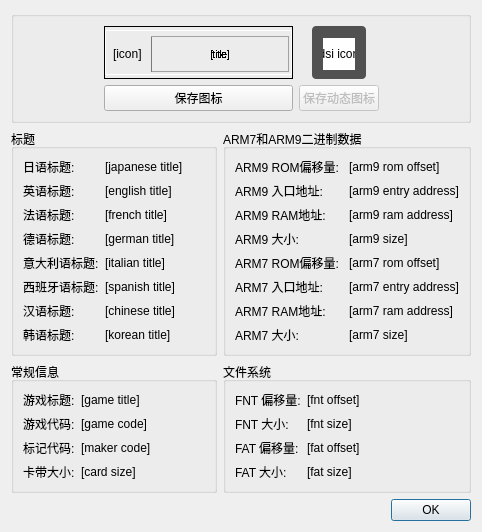
<?xml version="1.0" encoding="UTF-8"?>
<ui version="4.0">
 <class>ROMInfoDialog</class>
 <widget class="QDialog" name="ROMInfoDialog">
  <property name="geometry">
   <rect>
    <x>0</x>
    <y>0</y>
    <width>482</width>
    <height>516</height>
   </rect>
  </property>
  <property name="sizePolicy">
   <sizepolicy hsizetype="Fixed" vsizetype="Fixed">
    <horstretch>0</horstretch>
    <verstretch>0</verstretch>
   </sizepolicy>
  </property>
  <property name="windowTitle">
   <string>ROM信息 - melonDS</string>
  </property>
  <layout class="QGridLayout" name="gridLayout">
   <item row="2" column="0">
    <widget class="QGroupBox" name="titles">
     <property name="title">
      <string>标题</string>
     </property>
     <layout class="QFormLayout" name="formLayout">
      <item row="0" column="0">
       <widget class="QLabel" name="label_2">
        <property name="font">
         <font>
          <underline>false</underline>
         </font>
        </property>
        <property name="text">
         <string>日语标题:</string>
        </property>
       </widget>
      </item>
      <item row="0" column="1">
       <widget class="QLabel" name="japaneseTitle">
        <property name="text">
         <string>[japanese title]</string>
        </property>
       </widget>
      </item>
      <item row="1" column="0">
       <widget class="QLabel" name="label_3">
        <property name="font">
         <font>
          <underline>false</underline>
         </font>
        </property>
        <property name="text">
         <string>英语标题:</string>
        </property>
       </widget>
      </item>
      <item row="1" column="1">
       <widget class="QLabel" name="englishTitle">
        <property name="text">
         <string>[english title]</string>
        </property>
       </widget>
      </item>
      <item row="2" column="0">
       <widget class="QLabel" name="label_4">
        <property name="font">
         <font>
          <underline>false</underline>
         </font>
        </property>
        <property name="text">
         <string>法语标题:</string>
        </property>
       </widget>
      </item>
      <item row="2" column="1">
       <widget class="QLabel" name="frenchTitle">
        <property name="text">
         <string>[french title]</string>
        </property>
       </widget>
      </item>
      <item row="3" column="0">
       <widget class="QLabel" name="label_5">
        <property name="font">
         <font>
          <underline>false</underline>
         </font>
        </property>
        <property name="text">
         <string>德语标题:</string>
        </property>
       </widget>
      </item>
      <item row="3" column="1">
       <widget class="QLabel" name="germanTitle">
        <property name="text">
         <string>[german title]</string>
        </property>
       </widget>
      </item>
      <item row="4" column="0">
       <widget class="QLabel" name="label_6">
        <property name="font">
         <font>
          <underline>false</underline>
         </font>
        </property>
        <property name="text">
         <string>意大利语标题:</string>
        </property>
       </widget>
      </item>
      <item row="4" column="1">
       <widget class="QLabel" name="italianTitle">
        <property name="text">
         <string>[italian title]</string>
        </property>
       </widget>
      </item>
      <item row="5" column="0">
       <widget class="QLabel" name="label_7">
        <property name="font">
         <font>
          <underline>false</underline>
         </font>
        </property>
        <property name="text">
         <string>西班牙语标题:</string>
        </property>
       </widget>
      </item>
      <item row="5" column="1">
       <widget class="QLabel" name="spanishTitle">
        <property name="text">
         <string>[spanish title]</string>
        </property>
       </widget>
      </item>
      <item row="6" column="0">
       <widget class="QLabel" name="label_25">
        <property name="font">
         <font>
          <underline>false</underline>
         </font>
        </property>
        <property name="text">
         <string>汉语标题:</string>
        </property>
       </widget>
      </item>
      <item row="6" column="1">
       <widget class="QLabel" name="chineseTitle">
        <property name="text">
         <string>[chinese title]</string>
        </property>
       </widget>
      </item>
      <item row="7" column="0">
       <widget class="QLabel" name="label_23">
        <property name="font">
         <font>
          <underline>false</underline>
         </font>
        </property>
        <property name="text">
         <string>韩语标题:</string>
        </property>
       </widget>
      </item>
      <item row="7" column="1">
       <widget class="QLabel" name="koreanTitle">
        <property name="text">
         <string>[korean title]</string>
        </property>
       </widget>
      </item>
     </layout>
    </widget>
   </item>
   <item row="2" column="1">
    <widget class="QGroupBox" name="arm9AndArm7Binaries">
     <property name="title">
      <string>ARM7和ARM9二进制数据</string>
     </property>
     <layout class="QFormLayout" name="formLayout_2">
      <item row="0" column="0">
       <widget class="QLabel" name="label_11">
        <property name="font">
         <font>
          <underline>false</underline>
         </font>
        </property>
        <property name="text">
         <string>ARM9 ROM偏移量: </string>
        </property>
       </widget>
      </item>
      <item row="0" column="1">
       <widget class="QLabel" name="arm9RomOffset">
        <property name="text">
         <string>[arm9 rom offset]</string>
        </property>
       </widget>
      </item>
      <item row="1" column="0">
       <widget class="QLabel" name="label_12">
        <property name="font">
         <font>
          <underline>false</underline>
         </font>
        </property>
        <property name="text">
         <string>ARM9 入口地址:</string>
        </property>
       </widget>
      </item>
      <item row="1" column="1">
       <widget class="QLabel" name="arm9EntryAddress">
        <property name="text">
         <string>[arm9 entry address]</string>
        </property>
       </widget>
      </item>
      <item row="2" column="0">
       <widget class="QLabel" name="label_14">
        <property name="font">
         <font>
          <underline>false</underline>
         </font>
        </property>
        <property name="text">
         <string>ARM9 RAM地址:</string>
        </property>
       </widget>
      </item>
      <item row="2" column="1">
       <widget class="QLabel" name="arm9RamAddress">
        <property name="text">
         <string>[arm9 ram address]</string>
        </property>
       </widget>
      </item>
      <item row="3" column="0">
       <widget class="QLabel" name="label_16">
        <property name="font">
         <font>
          <underline>false</underline>
         </font>
        </property>
        <property name="text">
         <string>ARM9 大小:</string>
        </property>
       </widget>
      </item>
      <item row="3" column="1">
       <widget class="QLabel" name="arm9Size">
        <property name="text">
         <string>[arm9 size]</string>
        </property>
       </widget>
      </item>
      <item row="4" column="0">
       <widget class="QLabel" name="label_15">
        <property name="font">
         <font>
          <underline>false</underline>
         </font>
        </property>
        <property name="text">
         <string>ARM7 ROM偏移量: </string>
        </property>
       </widget>
      </item>
      <item row="4" column="1">
       <widget class="QLabel" name="arm7RomOffset">
        <property name="text">
         <string>[arm7 rom offset]</string>
        </property>
       </widget>
      </item>
      <item row="5" column="0">
       <widget class="QLabel" name="label_13">
        <property name="font">
         <font>
          <underline>false</underline>
         </font>
        </property>
        <property name="text">
         <string>ARM7 入口地址:</string>
        </property>
       </widget>
      </item>
      <item row="5" column="1">
       <widget class="QLabel" name="arm7EntryAddress">
        <property name="text">
         <string>[arm7 entry address]</string>
        </property>
       </widget>
      </item>
      <item row="6" column="0">
       <widget class="QLabel" name="label_18">
        <property name="font">
         <font>
          <underline>false</underline>
         </font>
        </property>
        <property name="text">
         <string>ARM7 RAM地址:</string>
        </property>
       </widget>
      </item>
      <item row="6" column="1">
       <widget class="QLabel" name="arm7RamAddress">
        <property name="text">
         <string>[arm7 ram address]</string>
        </property>
       </widget>
      </item>
      <item row="7" column="0">
       <widget class="QLabel" name="label_17">
        <property name="font">
         <font>
          <underline>false</underline>
         </font>
        </property>
        <property name="text">
         <string>ARM7 大小:</string>
        </property>
       </widget>
      </item>
      <item row="7" column="1">
       <widget class="QLabel" name="arm7Size">
        <property name="text">
         <string>[arm7 size]</string>
        </property>
       </widget>
      </item>
     </layout>
    </widget>
   </item>
   <item row="3" column="1">
    <widget class="QGroupBox" name="filesystem">
     <property name="title">
      <string>文件系统</string>
     </property>
     <layout class="QFormLayout" name="formLayout_4">
      <item row="0" column="0">
       <widget class="QLabel" name="label_19">
        <property name="font">
         <font>
          <underline>false</underline>
         </font>
        </property>
        <property name="text">
         <string>FNT 偏移量:</string>
        </property>
       </widget>
      </item>
      <item row="0" column="1">
       <widget class="QLabel" name="fntOffset">
        <property name="text">
         <string>[fnt offset]</string>
        </property>
       </widget>
      </item>
      <item row="1" column="0">
       <widget class="QLabel" name="label_20">
        <property name="font">
         <font>
          <underline>false</underline>
         </font>
        </property>
        <property name="text">
         <string>FNT 大小:</string>
        </property>
       </widget>
      </item>
      <item row="1" column="1">
       <widget class="QLabel" name="fntSize">
        <property name="text">
         <string>[fnt size]</string>
        </property>
       </widget>
      </item>
      <item row="2" column="0">
       <widget class="QLabel" name="label_21">
        <property name="font">
         <font>
          <underline>false</underline>
         </font>
        </property>
        <property name="text">
         <string>FAT 偏移量:</string>
        </property>
       </widget>
      </item>
      <item row="2" column="1">
       <widget class="QLabel" name="fatOffset">
        <property name="text">
         <string>[fat offset]</string>
        </property>
       </widget>
      </item>
      <item row="3" column="0">
       <widget class="QLabel" name="label_22">
        <property name="font">
         <font>
          <underline>false</underline>
         </font>
        </property>
        <property name="text">
         <string>FAT 大小:</string>
        </property>
       </widget>
      </item>
      <item row="3" column="1">
       <widget class="QLabel" name="fatSize">
        <property name="text">
         <string>[fat size]</string>
        </property>
       </widget>
      </item>
     </layout>
    </widget>
   </item>
   <item row="3" column="0">
    <widget class="QGroupBox" name="generalInfo">
     <property name="title">
      <string>常规信息</string>
     </property>
     <layout class="QFormLayout" name="formLayout_3">
      <item row="0" column="0">
       <widget class="QLabel" name="label">
        <property name="font">
         <font>
          <underline>false</underline>
         </font>
        </property>
        <property name="text">
         <string>游戏标题:</string>
        </property>
       </widget>
      </item>
      <item row="0" column="1">
       <widget class="QLabel" name="gameTitle">
        <property name="text">
         <string>[game title]</string>
        </property>
       </widget>
      </item>
      <item row="1" column="0">
       <widget class="QLabel" name="label_8">
        <property name="font">
         <font>
          <underline>false</underline>
         </font>
        </property>
        <property name="text">
         <string>游戏代码:</string>
        </property>
       </widget>
      </item>
      <item row="1" column="1">
       <widget class="QLabel" name="gameCode">
        <property name="text">
         <string>[game code]</string>
        </property>
       </widget>
      </item>
      <item row="2" column="0">
       <widget class="QLabel" name="label_9">
        <property name="font">
         <font>
          <underline>false</underline>
         </font>
        </property>
        <property name="text">
         <string>标记代码:</string>
        </property>
       </widget>
      </item>
      <item row="2" column="1">
       <widget class="QLabel" name="makerCode">
        <property name="text">
         <string>[maker code]</string>
        </property>
       </widget>
      </item>
      <item row="3" column="0">
       <widget class="QLabel" name="label_10">
        <property name="font">
         <font>
          <underline>false</underline>
         </font>
        </property>
        <property name="text">
         <string>卡带大小:</string>
        </property>
       </widget>
      </item>
      <item row="3" column="1">
       <widget class="QLabel" name="cardSize">
        <property name="text">
         <string>[card size]</string>
        </property>
       </widget>
      </item>
     </layout>
    </widget>
   </item>
   <item row="4" column="0" colspan="2">
    <widget class="QDialogButtonBox" name="buttonBox">
     <property name="orientation">
      <enum>Qt::Horizontal</enum>
     </property>
     <property name="standardButtons">
      <set>QDialogButtonBox::Ok</set>
     </property>
    </widget>
   </item>
   <item row="0" column="0" colspan="2">
    <widget class="QGroupBox" name="groupBox_2">
     <layout class="QGridLayout" name="gridLayout_9">
      <item row="0" column="2">
       <widget class="QFrame" name="frame">
        <property name="frameShape">
         <enum>QFrame::Box</enum>
        </property>
        <property name="frameShadow">
         <enum>QFrame::Plain</enum>
        </property>
        <property name="lineWidth">
         <number>1</number>
        </property>
        <layout class="QGridLayout" name="gridLayout_3">
         <property name="leftMargin">
          <number>0</number>
         </property>
         <property name="topMargin">
          <number>0</number>
         </property>
         <property name="rightMargin">
          <number>0</number>
         </property>
         <property name="bottomMargin">
          <number>0</number>
         </property>
         <item row="0" column="0">
          <widget class="QGroupBox" name="iconBox">
           <property name="sizePolicy">
            <sizepolicy hsizetype="Fixed" vsizetype="Fixed">
             <horstretch>0</horstretch>
             <verstretch>0</verstretch>
            </sizepolicy>
           </property>
           <property name="minimumSize">
            <size>
             <width>187</width>
             <height>43</height>
            </size>
           </property>
           <property name="maximumSize">
            <size>
             <width>187</width>
             <height>45</height>
            </size>
           </property>
           <property name="styleSheet">
            <string notr="true">#iconBox {
	border: 1px solid white;
	background-color: qlineargradient(
		x1: 0, y1: 1,
		x2: 0, y2: 0,
		stop: 0 #c3c3c3,
		stop: 0.199 #c3c3c3,
		stop: 0.2 #d3d3d3,
		stop: 0.399 #d3d3d3,
		stop: 0.4 #e3e3e3,
		stop: 0.599 #e3e3e3,
		stop: 0.6 #f3f3f3,
		stop: 0.799 #f3f3f3,
		stop: 0.8 #fbfbfb,
		stop: 1 #fbfbfb
	);
}

#iconTitle {
	border: 1px solid #a2a2a2;
	border-left-color: #797979;
	letter-spacing: -0.5px;
	background-color: qlineargradient(
		x1: 0, y1: 0,
		x2: 0, y2: 1,
		stop: 0.000000 #fbfbfb,
		stop: 0.024380 #fbfbfb,
		stop: 0.024390 #e3e3e3,
		stop: 0.048770 #e3e3e3,
		stop: 0.048780 #fbfbfb,
		stop: 0.073161 #fbfbfb,
		stop: 0.073171 #e3e3e3,
		stop: 0.097551 #e3e3e3,
		stop: 0.097561 #fbfbfb,
		stop: 0.121941 #fbfbfb,
		stop: 0.121951 #e3e3e3,
		stop: 0.146331 #e3e3e3,
		stop: 0.146341 #fbfbfb,
		stop: 0.170722 #fbfbfb,
		stop: 0.170732 #e3e3e3,
		stop: 0.195112 #e3e3e3,
		stop: 0.195122 #fbfbfb,
		stop: 0.219502 #fbfbfb,
		stop: 0.219512 #e3e3e3,
		stop: 0.243892 #e3e3e3,
		stop: 0.243902 #fbfbfb,
		stop: 0.268283 #fbfbfb,
		stop: 0.268293 #e3e3e3,
		stop: 0.292673 #e3e3e3,
		stop: 0.292683 #fbfbfb,
		stop: 0.317063 #fbfbfb,
		stop: 0.317073 #e3e3e3,
		stop: 0.341453 #e3e3e3,
		stop: 0.341463 #fbfbfb,
		stop: 0.365844 #fbfbfb,
		stop: 0.365854 #e3e3e3,
		stop: 0.390234 #e3e3e3,
		stop: 0.390244 #fbfbfb,
		stop: 0.414624 #fbfbfb,
		stop: 0.414634 #e3e3e3,
		stop: 0.439014 #e3e3e3,
		stop: 0.439024 #fbfbfb,
		stop: 0.463405 #fbfbfb,
		stop: 0.463415 #e3e3e3,
		stop: 0.487795 #e3e3e3,
		stop: 0.487805 #fbfbfb,
		stop: 0.512185 #fbfbfb,
		stop: 0.512195 #e3e3e3,
		stop: 0.536575 #e3e3e3,
		stop: 0.536585 #fbfbfb,
		stop: 0.560966 #fbfbfb,
		stop: 0.560976 #e3e3e3,
		stop: 0.585356 #e3e3e3,
		stop: 0.585366 #fbfbfb,
		stop: 0.609746 #fbfbfb,
		stop: 0.609756 #e3e3e3,
		stop: 0.634136 #e3e3e3,
		stop: 0.634146 #fbfbfb,
		stop: 0.658527 #fbfbfb,
		stop: 0.658537 #e3e3e3,
		stop: 0.682917 #e3e3e3,
		stop: 0.682927 #fbfbfb,
		stop: 0.707307 #fbfbfb,
		stop: 0.707317 #e3e3e3,
		stop: 0.731697 #e3e3e3,
		stop: 0.731707 #fbfbfb,
		stop: 0.756088 #fbfbfb,
		stop: 0.756098 #e3e3e3,
		stop: 0.780478 #e3e3e3,
		stop: 0.780488 #fbfbfb,
		stop: 0.804868 #fbfbfb,
		stop: 0.804878 #e3e3e3,
		stop: 0.829258 #e3e3e3,
		stop: 0.829268 #fbfbfb,
		stop: 0.853649 #fbfbfb,
		stop: 0.853659 #e3e3e3,
		stop: 0.878039 #e3e3e3,
		stop: 0.878049 #fbfbfb,
		stop: 0.902429 #fbfbfb,
		stop: 0.902439 #e3e3e3,
		stop: 0.926819 #e3e3e3,
		stop: 0.926829 #fbfbfb,
		stop: 0.951210 #fbfbfb,
		stop: 0.951220 #e3e3e3,
		stop: 0.975600 #e3e3e3,
		stop: 0.975610 #fbfbfb
	);
}
</string>
           </property>
           <property name="title">
            <string/>
           </property>
           <property name="alignment">
            <set>Qt::AlignCenter</set>
           </property>
           <property name="flat">
            <bool>false</bool>
           </property>
           <property name="checkable">
            <bool>false</bool>
           </property>
           <layout class="QGridLayout" name="gridLayout_2">
            <property name="leftMargin">
             <number>5</number>
            </property>
            <property name="topMargin">
             <number>0</number>
            </property>
            <property name="rightMargin">
             <number>0</number>
            </property>
            <property name="bottomMargin">
             <number>0</number>
            </property>
            <property name="horizontalSpacing">
             <number>6</number>
            </property>
            <property name="verticalSpacing">
             <number>0</number>
            </property>
            <item row="0" column="2">
             <widget class="QLabel" name="iconTitle">
              <property name="sizePolicy">
               <sizepolicy hsizetype="MinimumExpanding" vsizetype="MinimumExpanding">
                <horstretch>0</horstretch>
                <verstretch>0</verstretch>
               </sizepolicy>
              </property>
              <property name="font">
               <font>
                <pointsize>8</pointsize>
                <stylestrategy>NoAntialias</stylestrategy>
               </font>
              </property>
              <property name="text">
               <string>[title]</string>
              </property>
              <property name="alignment">
               <set>Qt::AlignCenter</set>
              </property>
             </widget>
            </item>
            <item row="0" column="1">
             <widget class="QLabel" name="iconImage">
              <property name="sizePolicy">
               <sizepolicy hsizetype="Preferred" vsizetype="Preferred">
                <horstretch>0</horstretch>
                <verstretch>0</verstretch>
               </sizepolicy>
              </property>
              <property name="minimumSize">
               <size>
                <width>32</width>
                <height>32</height>
               </size>
              </property>
              <property name="maximumSize">
               <size>
                <width>32</width>
                <height>32</height>
               </size>
              </property>
              <property name="text">
               <string>[icon]</string>
              </property>
             </widget>
            </item>
           </layout>
          </widget>
         </item>
        </layout>
       </widget>
      </item>
      <item row="0" column="0" rowspan="2">
       <spacer name="horizontalSpacer">
        <property name="orientation">
         <enum>Qt::Horizontal</enum>
        </property>
        <property name="sizeHint" stdset="0">
         <size>
          <width>0</width>
          <height>0</height>
         </size>
        </property>
       </spacer>
      </item>
      <item row="0" column="4" rowspan="2">
       <spacer name="horizontalSpacer_3">
        <property name="orientation">
         <enum>Qt::Horizontal</enum>
        </property>
        <property name="sizeHint" stdset="0">
         <size>
          <width>0</width>
          <height>0</height>
         </size>
        </property>
       </spacer>
      </item>
      <item row="0" column="3" alignment="Qt::AlignHCenter">
       <widget class="QGroupBox" name="dsiIconBox">
        <property name="sizePolicy">
         <sizepolicy hsizetype="Fixed" vsizetype="Fixed">
          <horstretch>0</horstretch>
          <verstretch>0</verstretch>
         </sizepolicy>
        </property>
        <property name="styleSheet">
         <string notr="true">#dsiIconBox {
    border-radius: 4px;
    background-color: #515151;
}

#dsiIconImage {
    background-color: white;
}</string>
        </property>
        <property name="title">
         <string/>
        </property>
        <property name="alignment">
         <set>Qt::AlignCenter</set>
        </property>
        <property name="flat">
         <bool>false</bool>
        </property>
        <property name="checkable">
         <bool>false</bool>
        </property>
        <layout class="QGridLayout" name="gridLayout_10">
         <property name="leftMargin">
          <number>8</number>
         </property>
         <property name="topMargin">
          <number>6</number>
         </property>
         <property name="rightMargin">
          <number>8</number>
         </property>
         <property name="bottomMargin">
          <number>6</number>
         </property>
         <item row="0" column="0">
          <widget class="QLabel" name="dsiIconImage">
           <property name="sizePolicy">
            <sizepolicy hsizetype="Minimum" vsizetype="Minimum">
             <horstretch>0</horstretch>
             <verstretch>0</verstretch>
            </sizepolicy>
           </property>
           <property name="minimumSize">
            <size>
             <width>32</width>
             <height>32</height>
            </size>
           </property>
           <property name="maximumSize">
            <size>
             <width>32</width>
             <height>32</height>
            </size>
           </property>
           <property name="text">
            <string>[dsi icon]</string>
           </property>
           <property name="alignment">
            <set>Qt::AlignCenter</set>
           </property>
          </widget>
         </item>
        </layout>
       </widget>
      </item>
      <item row="1" column="2">
       <widget class="QPushButton" name="saveIconButton">
        <property name="text">
         <string>保存图标</string>
        </property>
       </widget>
      </item>
      <item row="1" column="3">
       <widget class="QPushButton" name="saveAnimatedIconButton">
        <property name="enabled">
         <bool>false</bool>
        </property>
        <property name="text">
         <string>保存动态图标</string>
        </property>
       </widget>
      </item>
     </layout>
    </widget>
   </item>
  </layout>
 </widget>
 <resources/>
 <connections>
  <connection>
   <sender>buttonBox</sender>
   <signal>accepted()</signal>
   <receiver>ROMInfoDialog</receiver>
   <slot>accept()</slot>
   <hints>
    <hint type="sourcelabel">
     <x>248</x>
     <y>254</y>
    </hint>
    <hint type="destinationlabel">
     <x>157</x>
     <y>274</y>
    </hint>
   </hints>
  </connection>
  <connection>
   <sender>buttonBox</sender>
   <signal>rejected()</signal>
   <receiver>ROMInfoDialog</receiver>
   <slot>reject()</slot>
   <hints>
    <hint type="sourcelabel">
     <x>316</x>
     <y>260</y>
    </hint>
    <hint type="destinationlabel">
     <x>286</x>
     <y>274</y>
    </hint>
   </hints>
  </connection>
 </connections>
</ui>
